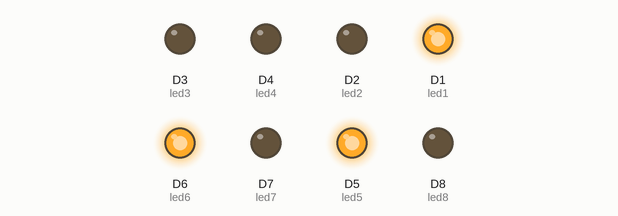
Recording of a sketch running on a simulated ESP8266 (NodeMCU). On the bench: output pins drawn as LEDs (lit = HIGH).

Above: at 0.1 s.
Timing chart, 0 to 1.6 s (numbered marks = the images above):
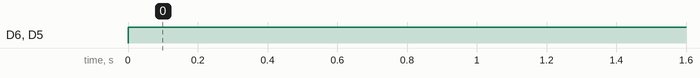

The sketch:

Binary_display.ino
```cpp
const int led1 = D1;
const int led2 = D2;
const int led3 = D3;
const int led4 = D4;
const int led5 = D5;
const int led6 = D6;
const int led7 = D7;
const int led8 = D8;

int binaryNum[8]={0};

void setup() {
  pinMode(led1, OUTPUT);
  pinMode(led2, OUTPUT);
  pinMode(led3, OUTPUT);
  pinMode(led4, OUTPUT);
  pinMode(led5, OUTPUT);
  pinMode(led6, OUTPUT);
  pinMode(led7, OUTPUT);
  pinMode(led8, OUTPUT);
  for (int i = 0; i < 8; i++) {
      binaryNum[i] = LOW;
    }
    int i = 0;
    int n = 49;
    while (n > 0) {

        if(n%2 == 0) {
          binaryNum[i] = LOW;
        }
        else {
          binaryNum[i] = HIGH;
        }
        n = n / 2;
        i++;
    }
}

void loop() {
  digitalWrite(led1, binaryNum[0]);
  digitalWrite(led2, binaryNum[1]);
  digitalWrite(led3, binaryNum[2]);
  digitalWrite(led4, binaryNum[3]);
  digitalWrite(led5, binaryNum[4]);
  digitalWrite(led6, binaryNum[5]);
  digitalWrite(led7, binaryNum[6]);
  digitalWrite(led8, binaryNum[7]);
}
```

Measured:
- by itself, D6 (led6), D5 (led5): LOW → HIGH at 0.00 s
